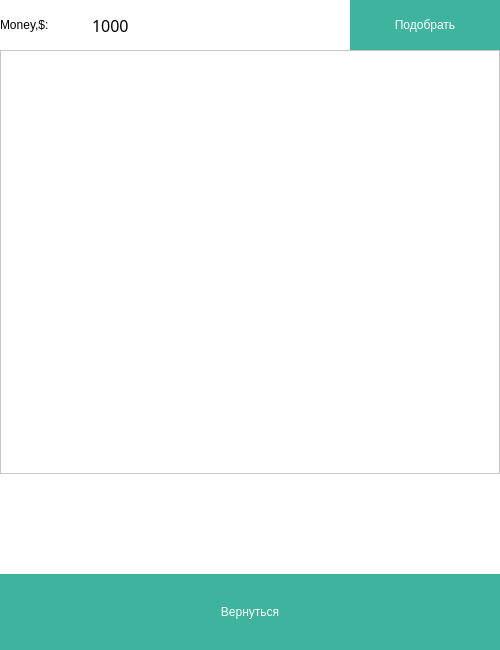
<?xml version="1.0" encoding="UTF-8"?>
<ui version="4.0">
 <class>MainWindow</class>
 <widget class="QMainWindow" name="MainWindow">
  <property name="geometry">
   <rect>
    <x>0</x>
    <y>0</y>
    <width>500</width>
    <height>650</height>
   </rect>
  </property>
  <property name="minimumSize">
   <size>
    <width>500</width>
    <height>650</height>
   </size>
  </property>
  <property name="windowTitle">
   <string>MainWindow</string>
  </property>
  <property name="styleSheet">
   <string notr="true">background-color: rgb(35, 35, 35);</string>
  </property>
  <widget class="QWidget" name="centralwidget">
   <layout class="QGridLayout" name="gridLayout">
    <property name="leftMargin">
     <number>0</number>
    </property>
    <property name="topMargin">
     <number>0</number>
    </property>
    <property name="rightMargin">
     <number>0</number>
    </property>
    <property name="bottomMargin">
     <number>0</number>
    </property>
    <property name="spacing">
     <number>0</number>
    </property>
    <item row="4" column="0" colspan="3">
     <widget class="QLabel" name="label_2">
      <property name="minimumSize">
       <size>
        <width>0</width>
        <height>100</height>
       </size>
      </property>
      <property name="styleSheet">
       <string notr="true">background-color: rgb(255, 255, 255);
font: 10pt &quot;Times New Roman&quot;;</string>
      </property>
      <property name="text">
       <string/>
      </property>
     </widget>
    </item>
    <item row="1" column="2" rowspan="2">
     <widget class="QPushButton" name="pushButton">
      <property name="minimumSize">
       <size>
        <width>0</width>
        <height>50</height>
       </size>
      </property>
      <property name="maximumSize">
       <size>
        <width>150</width>
        <height>16777215</height>
       </size>
      </property>
      <property name="styleSheet">
       <string notr="true">QPushButton {
	border: none;
	color: #FFF;
	background-color: rgb(62, 180, 158);
	font: 75 10pt &quot;MS Shell Dlg 2&quot;;
}

QPushButton:hover {
	border: 1px solid rgb(48, 50, 62);
}

QPushButton:pressed {
	background-color: rgb(162, 180, 158);
	padding-top: 5px;
}</string>
      </property>
      <property name="text">
       <string>Подобрать</string>
      </property>
      <property name="icon">
       <iconset>
        <normaloff>../images/robot.png</normaloff>../images/robot.png</iconset>
      </property>
      <property name="iconSize">
       <size>
        <width>40</width>
        <height>40</height>
       </size>
      </property>
     </widget>
    </item>
    <item row="3" column="0" colspan="3">
     <widget class="QTableView" name="tableView">
      <property name="styleSheet">
       <string notr="true">background-color: rgb(255, 255, 255);</string>
      </property>
     </widget>
    </item>
    <item row="5" column="0" colspan="3">
     <widget class="QPushButton" name="backButton">
      <property name="minimumSize">
       <size>
        <width>0</width>
        <height>76</height>
       </size>
      </property>
      <property name="styleSheet">
       <string notr="true">QPushButton {
	border: none;
	color: #FFF;
	background-color: rgb(62, 180, 158);
	font: 75 10pt &quot;MS Shell Dlg 2&quot;;
}

QPushButton:hover {
	border: 1px solid rgb(48, 50, 62);
}

QPushButton:pressed {
	background-color: rgb(162, 180, 158);
	padding-top: 5px;
}</string>
      </property>
      <property name="text">
       <string>Вернуться</string>
      </property>
      <property name="icon">
       <iconset>
        <normaloff>../images/back1.png</normaloff>../images/back1.png</iconset>
      </property>
      <property name="iconSize">
       <size>
        <width>60</width>
        <height>60</height>
       </size>
      </property>
     </widget>
    </item>
    <item row="1" column="0">
     <widget class="QLabel" name="label">
      <property name="sizePolicy">
       <sizepolicy hsizetype="Preferred" vsizetype="Preferred">
        <horstretch>0</horstretch>
        <verstretch>0</verstretch>
       </sizepolicy>
      </property>
      <property name="minimumSize">
       <size>
        <width>0</width>
        <height>50</height>
       </size>
      </property>
      <property name="maximumSize">
       <size>
        <width>90</width>
        <height>50</height>
       </size>
      </property>
      <property name="styleSheet">
       <string notr="true">background-color: rgb(255, 255, 255);
font: 12pt &quot;MingLiU_HKSCS-ExtB&quot;;
color: rgb(0, 0, 0);</string>
      </property>
      <property name="text">
       <string>Money,$:</string>
      </property>
     </widget>
    </item>
    <item row="1" column="1">
     <widget class="QSpinBox" name="spinBox">
      <property name="enabled">
       <bool>true</bool>
      </property>
      <property name="minimumSize">
       <size>
        <width>0</width>
        <height>50</height>
       </size>
      </property>
      <property name="font">
       <font>
        <family>MingLiU_HKSCS-ExtB</family>
        <pointsize>12</pointsize>
        <weight>50</weight>
        <italic>false</italic>
        <bold>false</bold>
       </font>
      </property>
      <property name="styleSheet">
       <string notr="true">background-color: rgb(255, 255, 255);
font: 12pt &quot;MingLiU_HKSCS-ExtB&quot;;</string>
      </property>
      <property name="inputMethodHints">
       <set>Qt::ImhDigitsOnly|Qt::ImhLatinOnly</set>
      </property>
      <property name="wrapping">
       <bool>false</bool>
      </property>
      <property name="frame">
       <bool>false</bool>
      </property>
      <property name="buttonSymbols">
       <enum>QAbstractSpinBox::NoButtons</enum>
      </property>
      <property name="specialValueText">
       <string/>
      </property>
      <property name="maximum">
       <number>999999999</number>
      </property>
      <property name="value">
       <number>1000</number>
      </property>
     </widget>
    </item>
   </layout>
  </widget>
 </widget>
 <resources/>
 <connections/>
</ui>
